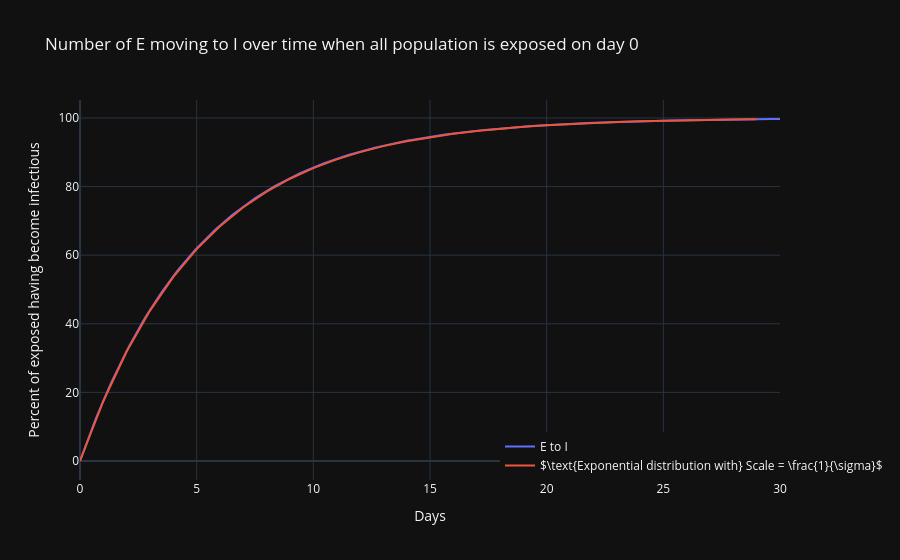

Source (notebook cell):
### Markdown cell above
Using the numerical model in part 2 and in order to see the distribution of E &rarr; I, we set the initial number of E to be the same as the population, and plot the number of E over time as below:

### Code cell
#| code-fold: true

# Define parameters
days = 30
N = 10000
init = 0, N, 0, 0
sigma = 1/5.2
beta = 0.5
gam = 1/28.85
parms = sigma, beta, gam

# Plot simulation
fig = go.Figure(data=[       
    go.Scatter(name='E to I', x=np.linspace(0,days,days*10), y=100*(1-seir_model(init, parms, days).T[1]/N)), 
    go.Scatter(name='$\\text{Exponential distribution with} Scale = \\frac{1}{\sigma}$', x=np.arange(days), y=100*expon.cdf(np.arange(days),loc=0,scale=1/sigma))
])

fig.update_layout(
    title='Number of E moving to I over time when all population is exposed on day 0',
    xaxis_title='Days',
    yaxis_title='Percent of exposed having become infectious',
    legend=dict(
        x=0.6,
        y=0,
        traceorder="normal",
    )
)

fig

### Figure 1 — Plotly figure (JSON) as saved in the notebook; plotly's stock layout.template omitted (floating-point values rounded to 4 significant figures; data arrays with more than 128 entries replaced by an {"elided": "..."} marker saying what was removed)
{"data": [{"name": "E to I", "type": "scatter", "x": {"elided": "300 float values"}, "y": {"elided": "300 float values"}}, {"name": "$\\text{Exponential distribution with} Scale = \\frac{1}{\\sigma}$", "type": "scatter", "x": [0, 1, 2, 3, 4, 5, 6, 7, 8, 9, 10, 11, 12, 13, 14, 15, 16, 17, 18, 19, 20, 21, 22, 23, 24, 25, 26, 27, 28, 29], "y": [0, 17.49, 31.93, 43.84, 53.66, 61.77, 68.46, 73.98, 78.53, 82.29, 85.38, 87.94, 90.05, 91.79, 93.23, 94.41, 95.39, 96.2, 96.86, 97.41, 97.86, 98.24, 98.55, 98.8, 99.01, 99.18, 99.33, 99.44, 99.54, 99.62]}], "layout": {"legend": {"traceorder": "normal", "x": 0.6, "y": 0}, "title": {"text": "Number of E moving to I over time when all population is exposed on day 0"}, "xaxis": {"title": {"text": "Days"}}, "yaxis": {"title": {"text": "Percent of exposed having become infectious"}}}}
